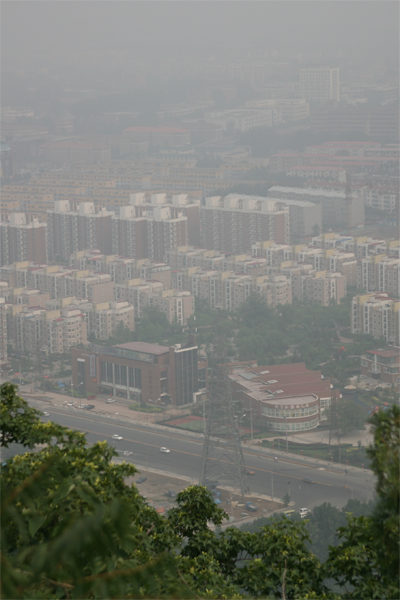
#> input picture canon3.bmp, 400 x 600 px
$ python '分割法最终版.py'   (older library calls are emulated)
#> lines starting #> are read from the running program, lines starting #| are printed output that depends on the picture; after the words box and inside, x2 and y2 are one past the last pixel; in counts of white or black regions, pixels touching at a corner belong together
#> further down, src is the input picture: shape (600, 400, 3); mean B, G, R 117.8, 124.9, 123.1
import skimage
from skimage.segmentation import slic,mark_boundaries
from skimage import io
import matplotlib.pyplot as plt
from PIL import Image, ImageEnhance
import cv2
import math
import numpy as np
import cv2 as cv
#
def DarkChannel(im,sz):
#> called with sz = 15
    b,g,r = cv2.split(im)
    dc = cv2.min(cv2.min(r,g),b)
    kernel = cv2.getStructuringElement(cv2.MORPH_RECT,(sz,sz))
    dark = cv2.erode(dc,kernel)
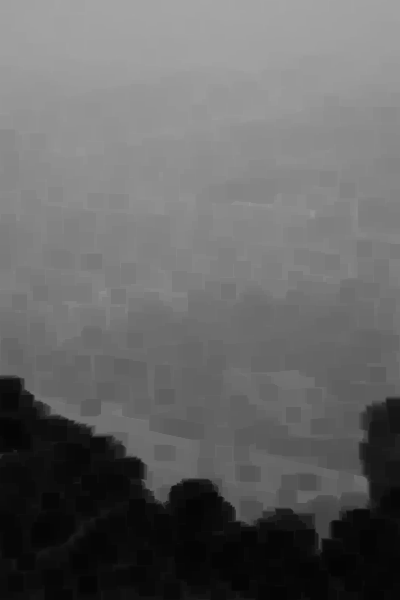
#> dark: shape (600, 400) float64; min 0.0157, max 0.647, mean 0.399
    return dark

def AtmLight(im,dark):
    [h,w] = im.shape[:2]
#> h = 600; w = 400
    imsz = h*w
#> imsz = 240000
    numpx = int(max(math.floor(imsz/1000),1))
#> numpx = 240
    darkvec = dark.reshape(imsz)
    imvec = im.reshape(imsz,3)

    indices = darkvec.argsort()
    indices = indices[imsz-numpx::]
#> indices = 240 values, max 7039 at index 146, min 200 at index 211, mean 2935.4

    atmsum = np.zeros([1,3])
    for ind in range(1,numpx):
       atmsum = atmsum + imvec[indices[ind]]
#> this loop made 239 passes
#> atmsum on passes 1 to 3: [[0.655, 0.655, 0.651]], [[1.31, 1.31, 1.31]], [[1.97, 1.97, 1.96]]
#> after the loop, atmsum = [[157.6, 156.9, 156.4]]

    A = atmsum / numpx
#> A = [[0.657, 0.654, 0.652]]
    return A

def TransmissionEstimate(im,A,sz):
    omega = 0.95
    im3 = np.empty(im.shape, im.dtype)

    for ind in range(0, 3):
        im3[:, :, ind] = im[:, :, ind] / A[0, ind]

    transmission = 1 - omega*DarkChannel(im3,sz)
    return transmission

def TransmissionEstimateX(im,A,sz):
    b,g,r = cv2.split(im)
    x = (b+r+g)/3
    im3 = np.empty(im.shape, im.dtype)

    for ind in range(0, 3):
        im3[:, :, ind] = im[:, :, ind] / A[0, ind]

    transmission = 1 - x*DarkChannel(im3,sz)
    return transmission

def Guidedfilter(im,p,r,eps):
    mean_I = cv2.boxFilter(im,cv2.CV_64F,(r,r))
    mean_p = cv2.boxFilter(p, cv2.CV_64F,(r,r))
    mean_Ip = cv2.boxFilter(im*p,cv2.CV_64F,(r,r))
    cov_Ip = mean_Ip - mean_I*mean_p

    mean_II = cv2.boxFilter(im*im,cv2.CV_64F,(r,r))
    var_I   = mean_II - mean_I*mean_I

    a = cov_Ip/(var_I + eps)
    b = mean_p - a*mean_I

    mean_a = cv2.boxFilter(a,cv2.CV_64F,(r,r))
    mean_b = cv2.boxFilter(b,cv2.CV_64F,(r,r))

    q = mean_a*im + mean_b
    return q

def TransmissionRefine(im,et):
    gray = cv2.cvtColor(im,cv2.COLOR_BGR2GRAY)
    gray = np.float64(gray)/255
    r = 60
    eps = 0.0001
    t = Guidedfilter(gray,et,r,eps)

    return t

def Recover(w,h,im,t,A,tx = 0.1):
    res = np.empty(im.shape,im.dtype)
    t = cv2.max(t,tx)

    # for ind in range(0,3):
    #     res[:,:,ind] = (im[:,:,ind]-A[0,ind])/t + A[0,ind]
    length = len(w)
    for ind in range(0, 3):
        res[min(w):max(w), min(h):max(h), ind] = (im[min(w):max(w), min(h):max(h), ind]-A[0,ind])/t[min(w):max(w), min(h):max(h)] + A[0,ind]

    return res

sum = 0
per_image_Bmean = []
per_image_Gmean = []
per_image_Rmean = []
src = cv2.imread('canon3.bmp')

I = src.astype('float64') / 255

dark = DarkChannel(I, 15)
A = AtmLight(I, dark)
#> A = [[0.657, 0.654, 0.652]]

segments = slic(I, n_segments=10, compactness=15,start_label = 1)#进行SLIC分割
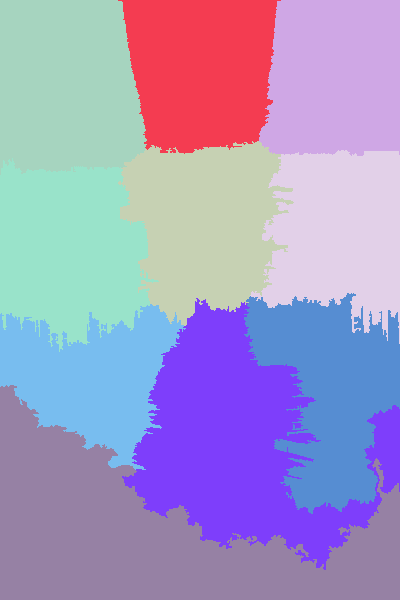
#> segments: shape (600, 400) int64; 10 distinct labels, from 1 to 10; one colour per label, 0 black
out=mark_boundaries(I,segments)
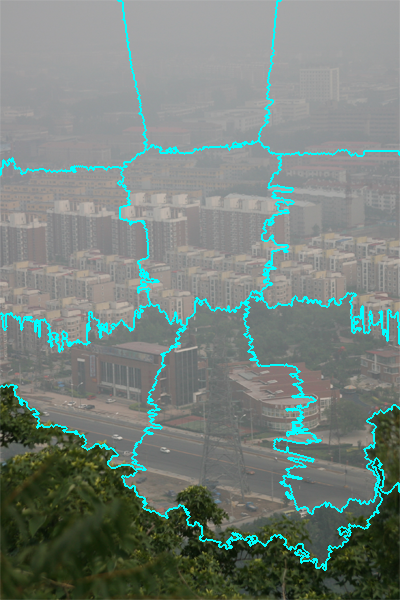
#> out: shape (600, 400, 3) float64; mean B, G, R 0.485, 0.511, 0.463
maxn = max(segments.reshape(int(segments.shape[0] * segments.shape[1]), ))
#> maxn = 10
rrcover = np.empty(I.shape,I.dtype)

for i in range(1, maxn+1):
    a = np.array(segments == i)
    a = a.reshape(a.shape[0], a.shape[1], 1)
    a1 = np.concatenate((a, a), axis=2)
    a = np.concatenate((a1, a), axis=2)
    b = src * a
    w, h = [], []
    for x in range(b.shape[0]):
        for y in range(b.shape[1]):
            if b[x][y][0] != 0:
                w.append(x)
                h.append(y)
    c = b[min(w):max(w),min(h):max(h)]
    e = c.reshape(c.shape[0],c.shape[1],3)
    per_image_Bmean.append(np.mean(e[:,:,0]))
    per_image_Gmean.append(np.mean(e[:,:,1]))
    per_image_Rmean.append(np.mean(e[:,:,2]))
    R_mean = np.mean(per_image_Rmean)
    G_mean = np.mean(per_image_Gmean)
    B_mean = np.mean(per_image_Bmean)
    x2 = (R_mean+G_mean+B_mean)/3
    if x2 < 50:
        te = TransmissionEstimateX(I, A, 15)
    else:
        te = TransmissionEstimate(I, A * 1.5, 15)

    t = TransmissionRefine(src, te)

    J = Recover(w, h, I, t, A, 0.1)
    for ind in range(0, 3):
        rrcover[min(w):max(w), min(h):max(h), ind] = J[min(w):max(w), min(h):max(h), ind]
#> this loop made 10 passes
#> (R_mean, G_mean, B_mean, x2) on passes 1 to 10: (139.3, 140.2, 141.2, 140.2), (134.8, 135.8, 136.6, 135.7), (137.4, 138.5, 139.2, 138.4), (128.8, 129.4, 129.5, 129.2), (123.2, 123.5, 123.3, 123.3), (120.5, 120.4, 119.9, 120.3), (113.1, 113.2, 112.4, 112.9), (105.1, 105.2, 104.1, 104.8), (101.3, 101.4, 100.1, 100.9), (93.38, 93.92, 91.44, 92.91)
#> pass 1, `a = np.array(segments == i)`:
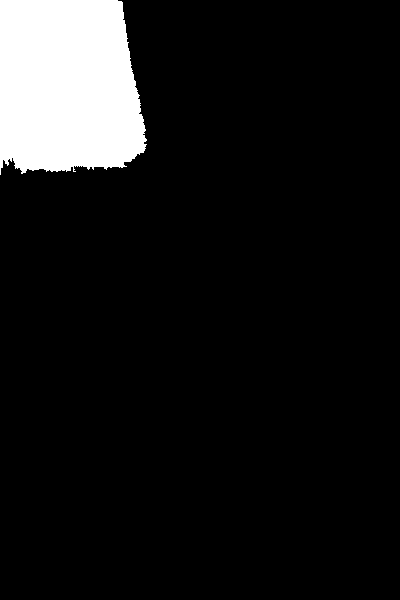
#> a: shape (600, 400) bool; 9.4% white; 1 white region, box (x1, y1, x2, y2) and area: (0, 0, 147, 175) 22583
#> pass 1, `c = b[min(w):max(w),min(h):max(h)]`:
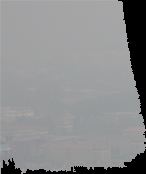
#> c: shape (174, 146, 3); mean B, G, R 141.2, 140.2, 139.3
#> after the loop:
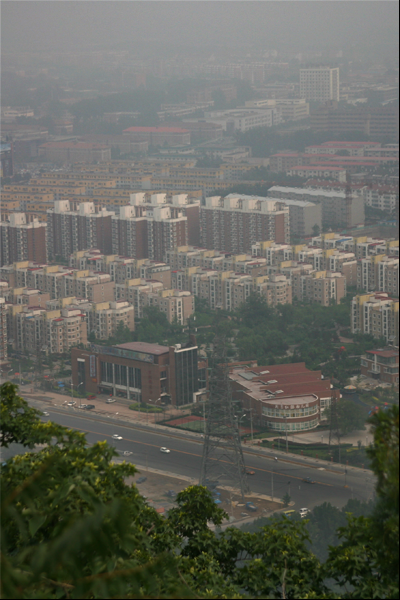
#> rrcover: shape (600, 400, 3) float64; mean B, G, R 0.394, 0.428, 0.423; drawn with min black and max white
#> after the loop, per_image_Bmean = [141.2, 131.9, 144.5, 100.4, 98.66, 102.7, 67.35, 45.94, 68, 13.74]; per_image_Gmean = [140.2, 131.4, 143.9, 102, 100.1, 104.7, 69.85, 49.75, 70.47, 26.89]; per_image_Rmean = [139.3, 130.3, 142.7, 102.7, 100.9, 107.1, 68.58, 49.17, 70.6, 22.43]

# cv2.imshow("dark", dark)
cv2.imshow("t", t)
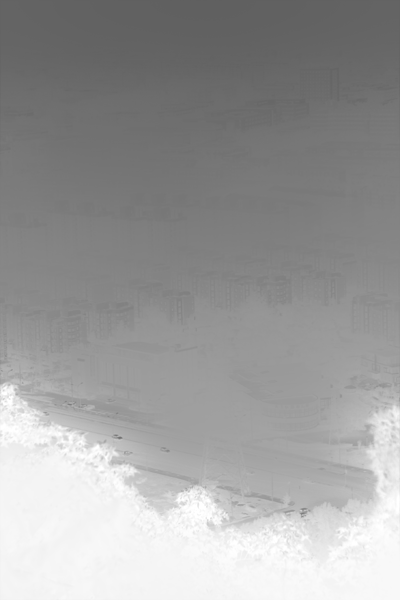
#> window 't': shape (600, 400); min 95, max 255, mean 155.6
# [5 lines of commented-out code are left out]
cv2.waitKey()

$ run again, with city.png saved as canon3.bmp
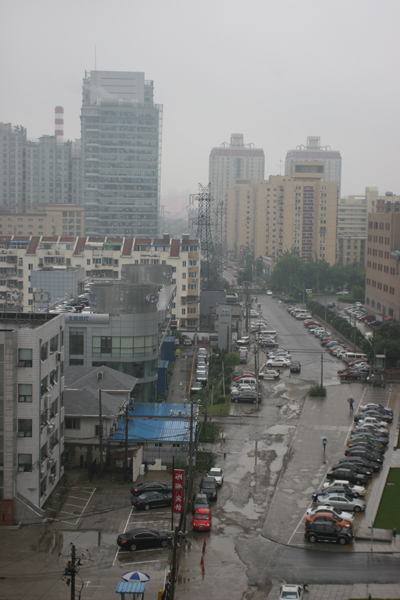
#> input picture city.png, 400 x 600 px
#> src is the input picture: shape (600, 400, 3); mean B, G, R 124.4, 125.7, 125.5
#> indices = 240 values, max 12696 at index 92, min 647 at index 181, mean 7330.7
#> the loop in AtmLight, `for ind in range(1,numpx):` made 239 passes
#> atmsum on passes 1 to 3: [[0.843, 0.835, 0.835]], [[1.69, 1.67, 1.67]], [[2.53, 2.51, 2.51]]
#> after the loop in AtmLight, `for ind in range(1,numpx):`: atmsum = [[201.4, 199.6, 199.8]]
#> in AtmLight, `A = atmsum / numpx`: A = [[0.839, 0.832, 0.832]]
#> segments: shape (600, 400) int64; 10 distinct labels, from 1 to 10
#> maxn = 10
#> the loop `for i in range(1, maxn+1):` made 10 passes
#> (R_mean, G_mean, B_mean, x2) on passes 1 to 8: (146.1, 146.4, 148, 146.8), (145.3, 145.5, 146.7, 145.8), (152.5, 152.6, 153.9, 153), (133.1, 133.7, 134.8, 133.9), (120.5, 120.7, 121.1, 120.7), (109.5, 109.8, 109.9, 109.7), (100.5, 100.9, 101, 100.8), (95.61, 95.92, 95.72, 95.75)
#> pass 1, `a = np.array(segments == i)`:
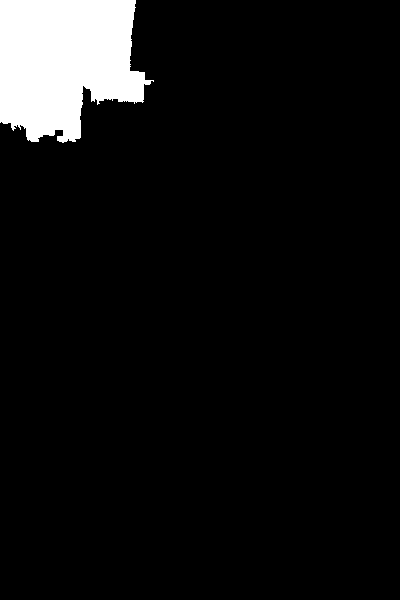
#> a: shape (600, 400) bool; 6.8% white; 1 white region, box (x1, y1, x2, y2) and area: (0, 0, 154, 143) 16377
#> after the loop `for i in range(1, maxn+1):`: per_image_Bmean = [148, 145.3, 168.2, 77.51, 66.47, 54.13, 47.17, 58.94, 40.55, 53.25]; per_image_Gmean = [146.4, 144.6, 166.9, 76.94, 68.42, 55.71, 47.67, 60.7, 42.27, 56.18]; per_image_Rmean = [146.1, 144.5, 167, 74.9, 69.9, 54.31, 46.67, 61.5, 42.39, 57.8]
#> `cv2.imshow("t", t)`:
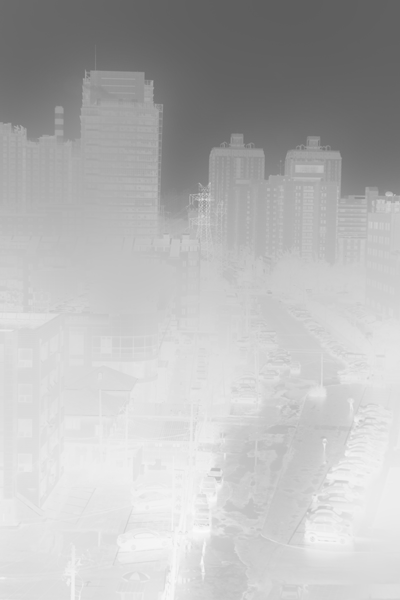
#> window 't': shape (600, 400) float64; min 0.371, max 0.984, mean 0.72
